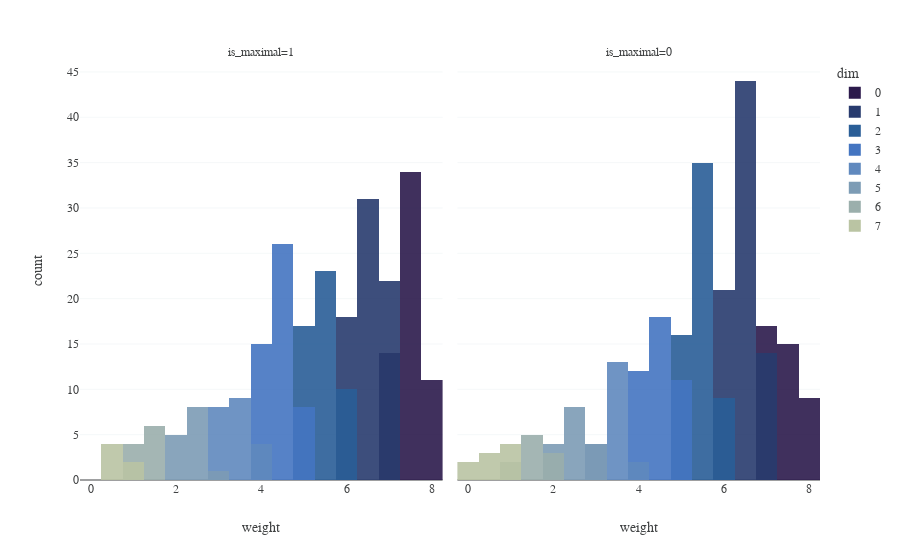

Notebook code cell kept with this figure:
### Markdown cell above
## Histograms grouped by indicator

*Q: How does the distribution of maximal simplices compare to those that are not maximal?*

The following shows how to use the `facet_col` argument to [px.histogram](https://plotly.com/python/histograms/) with the indicator column name in order to show side-by-side histograms. The left will show the distributions for indicator column = 1 and the right for indicator column = 0.

### Code cell
# Using original plotly express functions
indicator_col = "is_maximal"
prop = "weight"

fig = px.histogram(fsc_df, x=prop, facet_col = indicator_col, color="dim", opacity = 0.9)
fig.update_layout(barmode='overlay')
fig.show()

### Figure 1 — Plotly figure (JSON) as saved in the notebook; plotly's stock layout.template omitted (floating-point values rounded to 4 significant figures)
{"data": [{"alignmentgroup": "True", "bingroup": "x", "hovertemplate": "dim=0<br>is_maximal=1<br>weight=%{x}<br>count=%{y}<extra></extra>", "legendgroup": "0", "marker": {"color": "rgb(44, 26, 76)", "opacity": 0.9}, "name": "0", "offsetgroup": "0", "orientation": "v", "showlegend": true, "type": "histogram", "x": [7.562, 7.995, 7.59, 7.27, 7.384, 7.718, 7.718, 7.932, 7.567, 7.375, 7.367, 7.382, 7.331, 7.378, 7.064, 7.923, 7.031, 7.688, 7.075, 7.751, 7.541, 7.766, 7.4, 7.798, 7.345, 7.082, 7.44, 7.028, 7.411, 7.622, 7.53, 7.686, 7.559, 7.029, 7.536, 7.189, 7.593, 7.036, 7.778, 7.371, 7.546, 7.625, 7.354, 7.135, 7.886, 7.446, 7.686, 7.711, 7.07, 7.002, 7.439, 7.451, 7.918, 7.847, 7.516, 7.215, 7.146, 7.873, 7.093], "xaxis": "x", "yaxis": "y"}, {"alignmentgroup": "True", "bingroup": "x", "hovertemplate": "dim=0<br>is_maximal=0<br>weight=%{x}<br>count=%{y}<extra></extra>", "legendgroup": "0", "marker": {"color": "rgb(44, 26, 76)", "opacity": 0.9}, "name": "0", "offsetgroup": "0", "orientation": "v", "showlegend": false, "type": "histogram", "x": [7.282, 7.461, 7.473, 7.621, 7.229, 7.711, 7.313, 7.025, 7.772, 7.186, 7.865, 7.087, 7.125, 7.548, 7.928, 7.207, 7.303, 7.797, 7.482, 7.043, 7.824, 7.833, 7.951, 7.536, 7.55, 7.925, 7.077, 7.074, 7.071, 7.25, 7.248, 7.206, 7.46, 7.245, 7.816, 7.28, 7.344, 7.129, 7.344, 7.081, 7.17], "xaxis": "x2", "yaxis": "y2"}, {"alignmentgroup": "True", "bingroup": "x", "hovertemplate": "dim=1<br>is_maximal=1<br>weight=%{x}<br>count=%{y}<extra></extra>", "legendgroup": "1", "marker": {"color": "rgb(40, 59, 110)", "opacity": 0.9}, "name": "1", "offsetgroup": "1", "orientation": "v", "showlegend": true, "type": "histogram", "x": [6.957, 6.526, 6.905, 6.15, 6.954, 6.728, 6.521, 6.717, 6.946, 6.385, 6.421, 6.289, 6.576, 6.68, 6.856, 6.863, 6.993, 6.96, 6.53, 6.092, 6.247, 6.143, 6.914, 6.844, 6.269, 6.215, 6.193, 6.828, 6.605, 6.305, 6.916, 6.55, 6.182, 6.297, 6.529, 6.121, 6.037, 6.685, 6.578, 6.604, 6.924, 6.282, 6.146, 6.855, 6.503, 6.869, 6.464, 6.644, 6.652, 6.092, 6.635, 6.459, 6.015, 6.851, 6.186, 6.233, 6.843, 6.252, 6.974, 6.952, 6.258, 6.495, 6.295, 6.168, 6.224, 6.765, 6.92, 6.797, 6.166, 6.037, 6.622], "xaxis": "x", "yaxis": "y"}, {"alignmentgroup": "True", "bingroup": "x", "hovertemplate": "dim=1<br>is_maximal=0<br>weight=%{x}<br>count=%{y}<extra></extra>", "legendgroup": "1", "marker": {"color": "rgb(40, 59, 110)", "opacity": 0.9}, "name": "1", "offsetgroup": "1", "orientation": "v", "showlegend": false, "type": "histogram", "x": [6.969, 6.245, 6.68, 6.753, 6.131, 6.12, 6.611, 6.323, 6.435, 6.737, 6.483, 6.247, 6.555, 6.596, 6.743, 6.933, 6.342, 6.47, 6.868, 6.543, 6.265, 6.932, 6.182, 6.532, 6.009, 6.627, 6.264, 6.656, 6.617, 6.496, 6.479, 6.719, 6.626, 6.209, 6.681, 6.218, 6.705, 6.097, 6.725, 6.466, 6.205, 6.748, 6.057, 6.267, 6.541, 6.095, 6.029, 6.472, 6.695, 6.974, 6.772, 6.33, 6.312, 6.173, 6.993, 6.703, 6.048, 6.425, 6.448, 6.302, 6.01, 6.007, 6.394, 6.414, 6.022, 6.523, 6.558, 6.634, 6.129, 6.832, 6.006, 6.942, 6.82, 6.878, 6.242, 6.978, 6.273, 6.788, 6.337], "xaxis": "x2", "yaxis": "y2"}, {"alignmentgroup": "True", "bingroup": "x", "hovertemplate": "dim=2<br>is_maximal=1<br>weight=%{x}<br>count=%{y}<extra></extra>", "legendgroup": "2", "marker": {"color": "rgb(42, 94, 151)", "opacity": 0.9}, "name": "2", "offsetgroup": "2", "orientation": "v", "showlegend": true, "type": "histogram", "x": [5.579, 5.034, 5.095, 5.381, 5.187, 5.475, 5.795, 5.46, 5.835, 5.069, 5.695, 5.837, 5.509, 5.878, 5.45, 5.078, 5.453, 5.081, 5.696, 5.196, 5.546, 5.05, 5.332, 5.635, 5.122, 5.24, 5.286, 5.03, 5.07, 5.514, 5.434, 5.267, 5.935, 5.223, 5.995, 5.971, 5.635, 5.011, 5.687, 5.22, 5.365, 5.226, 5.864, 5.788, 5.522, 5.706, 5.112, 5.356, 5.982, 5.431], "xaxis": "x", "yaxis": "y"}, {"alignmentgroup": "True", "bingroup": "x", "hovertemplate": "dim=2<br>is_maximal=0<br>weight=%{x}<br>count=%{y}<extra></extra>", "legendgroup": "2", "marker": {"color": "rgb(42, 94, 151)", "opacity": 0.9}, "name": "2", "offsetgroup": "2", "orientation": "v", "showlegend": false, "type": "histogram", "x": [5.361, 5.578, 5.075, 5.5, 5.187, 5.425, 5.925, 5.567, 5.607, 5.183, 5.8, 5.805, 5.666, 5.936, 5.301, 5.682, 5.21, 5.627, 5.789, 5.717, 5.431, 5.148, 5.998, 5.323, 5.444, 5.458, 5.774, 5.129, 5.651, 5.163, 5.497, 5.264, 5.6, 5.367, 5.265, 5.2, 5.662, 5.153, 5.332, 5.027, 5.48, 5.065, 5.151, 5.07, 5.563, 5.169, 5.721, 5.607, 5.29, 5.414, 5.124, 5.935, 5.302, 5.258, 5.056, 5.848, 5.479, 5.334, 5.254, 5.633], "xaxis": "x2", "yaxis": "y2"}, {"alignmentgroup": "True", "bingroup": "x", "hovertemplate": "dim=3<br>is_maximal=1<br>weight=%{x}<br>count=%{y}<extra></extra>", "legendgroup": "3", "marker": {"color": "rgb(68, 117, 193)", "opacity": 0.9}, "name": "3", "offsetgroup": "3", "orientation": "v", "showlegend": true, "type": "histogram", "x": [4.833, 4.027, 4.009, 4.043, 4.748, 4.505, 4.194, 4.392, 4.327, 4.187, 4.064, 4.596, 4.936, 4.254, 4.198, 4.736, 4.282, 4.751, 4.598, 4.218, 4.093, 4.433, 4.374, 4.595, 4.42, 4.224, 4.479, 4.578, 4.912, 4.37, 4.185, 4.897, 4.279, 4.612, 4.361, 4.586, 4.446, 4.901, 4.868, 4.531, 4.756, 4.359, 4.371, 4.594, 4.113, 4.151, 4.618, 4.176, 4.214], "xaxis": "x", "yaxis": "y"}, {"alignmentgroup": "True", "bingroup": "x", "hovertemplate": "dim=3<br>is_maximal=0<br>weight=%{x}<br>count=%{y}<extra></extra>", "legendgroup": "3", "marker": {"color": "rgb(68, 117, 193)", "opacity": 0.9}, "name": "3", "offsetgroup": "3", "orientation": "v", "showlegend": false, "type": "histogram", "x": [4.559, 4.996, 4.219, 4.997, 4.879, 4.032, 4.411, 4.143, 4.651, 4.248, 4.594, 4.134, 4.489, 4.238, 4.1, 4.634, 4.322, 4.802, 4.931, 4.344, 4.771, 4.728, 4.072, 4.518, 4.646, 4.158, 4.508, 4.359, 4.344, 4.903, 4.877, 4.6, 4.816, 4.24, 4.238, 4.58, 4.268, 4.253, 4.97, 4.241, 4.96], "xaxis": "x2", "yaxis": "y2"}, {"alignmentgroup": "True", "bingroup": "x", "hovertemplate": "dim=4<br>is_maximal=1<br>weight=%{x}<br>count=%{y}<extra></extra>", "legendgroup": "4", "marker": {"color": "rgb(96, 137, 190)", "opacity": 0.9}, "name": "4", "offsetgroup": "4", "orientation": "v", "showlegend": true, "type": "histogram", "x": [3.021, 3.801, 3.566, 3.071, 3.061, 3.349, 3.177, 3.136, 3.67, 3.727, 3.139, 3.693, 3.48, 3.889, 3.926, 3.089, 3.026, 3.755, 3.422, 3.383, 3.599], "xaxis": "x", "yaxis": "y"}, {"alignmentgroup": "True", "bingroup": "x", "hovertemplate": "dim=4<br>is_maximal=0<br>weight=%{x}<br>count=%{y}<extra></extra>", "legendgroup": "4", "marker": {"color": "rgb(96, 137, 190)", "opacity": 0.9}, "name": "4", "offsetgroup": "4", "orientation": "v", "showlegend": false, "type": "histogram", "x": [3.714, 3.955, 3.217, 3.491, 3.056, 3.096, 3.456, 3.675, 3.667, 3.529, 3.446, 3.361, 3.725, 3.485, 3.386, 3.973, 3.652, 3.028, 3.689], "xaxis": "x2", "yaxis": "y2"}, {"alignmentgroup": "True", "bingroup": "x", "hovertemplate": "dim=5<br>is_maximal=1<br>weight=%{x}<br>count=%{y}<extra></extra>", "legendgroup": "5", "marker": {"color": "rgb(125, 156, 181)", "opacity": 0.9}, "name": "5", "offsetgroup": "5", "orientation": "v", "showlegend": true, "type": "histogram", "x": [2.086, 2.003, 2.431, 2.434, 2.568, 2.35, 2.257, 2.158, 2.36, 2.611, 2.031, 2.76, 2.559, 2.034], "xaxis": "x", "yaxis": "y"}, {"alignmentgroup": "True", "bingroup": "x", "hovertemplate": "dim=5<br>is_maximal=0<br>weight=%{x}<br>count=%{y}<extra></extra>", "legendgroup": "5", "marker": {"color": "rgb(125, 156, 181)", "opacity": 0.9}, "name": "5", "offsetgroup": "5", "orientation": "v", "showlegend": false, "type": "histogram", "x": [2.851, 2.507, 2.456, 2.584, 2.261, 2.756, 2.221, 2.684, 2.266, 2.959, 2.059, 2.378, 2.623, 2.057, 2.222, 2.99], "xaxis": "x2", "yaxis": "y2"}, {"alignmentgroup": "True", "bingroup": "x", "hovertemplate": "dim=6<br>is_maximal=1<br>weight=%{x}<br>count=%{y}<extra></extra>", "legendgroup": "6", "marker": {"color": "rgb(155, 175, 172)", "opacity": 0.9}, "name": "6", "offsetgroup": "6", "orientation": "v", "showlegend": true, "type": "histogram", "x": [1.408, 1.09, 1.062, 1.507, 1.273, 1.019, 1.634, 1.07, 1.374, 1.373], "xaxis": "x", "yaxis": "y"}, {"alignmentgroup": "True", "bingroup": "x", "hovertemplate": "dim=6<br>is_maximal=0<br>weight=%{x}<br>count=%{y}<extra></extra>", "legendgroup": "6", "marker": {"color": "rgb(155, 175, 172)", "opacity": 0.9}, "name": "6", "offsetgroup": "6", "orientation": "v", "showlegend": false, "type": "histogram", "x": [1.67, 1.54, 1.235, 1.734, 1.839, 1.855, 1.835, 1.62, 1.748, 1.098], "xaxis": "x2", "yaxis": "y2"}, {"alignmentgroup": "True", "bingroup": "x", "hovertemplate": "dim=7<br>is_maximal=1<br>weight=%{x}<br>count=%{y}<extra></extra>", "legendgroup": "7", "marker": {"color": "rgb(186, 196, 163)", "opacity": 0.9}, "name": "7", "offsetgroup": "7", "orientation": "v", "showlegend": true, "type": "histogram", "x": [0.2679, 0.445, 0.8026, 0.3002, 0.8727, 0.5735], "xaxis": "x", "yaxis": "y"}, {"alignmentgroup": "True", "bingroup": "x", "hovertemplate": "dim=7<br>is_maximal=0<br>weight=%{x}<br>count=%{y}<extra></extra>", "legendgroup": "7", "marker": {"color": "rgb(186, 196, 163)", "opacity": 0.9}, "name": "7", "offsetgroup": "7", "orientation": "v", "showlegend": false, "type": "histogram", "x": [0.5885, 0.9826, 0.3515, 0.001803, 0.8334, 0.1988, 0.8383, 0.9855, 0.3989], "xaxis": "x2", "yaxis": "y2"}], "layout": {"annotations": [{"font": {}, "showarrow": false, "text": "is_maximal=1", "x": 0.245, "xanchor": "center", "xref": "paper", "y": 1, "yanchor": "bottom", "yref": "paper"}, {"font": {}, "showarrow": false, "text": "is_maximal=0", "x": 0.755, "xanchor": "center", "xref": "paper", "y": 1, "yanchor": "bottom", "yref": "paper"}], "barmode": "overlay", "legend": {"title": {"text": "dim"}, "tracegroupgap": 0}, "margin": {"t": 60}, "xaxis": {"anchor": "y", "domain": [0, 0.49], "title": {"text": "weight"}}, "xaxis2": {"anchor": "y2", "domain": [0.51, 1], "matches": "x", "title": {"text": "weight"}}, "yaxis": {"anchor": "x", "domain": [0, 1], "title": {"text": "count"}}, "yaxis2": {"anchor": "x2", "domain": [0, 1], "matches": "y", "showticklabels": false}}}
